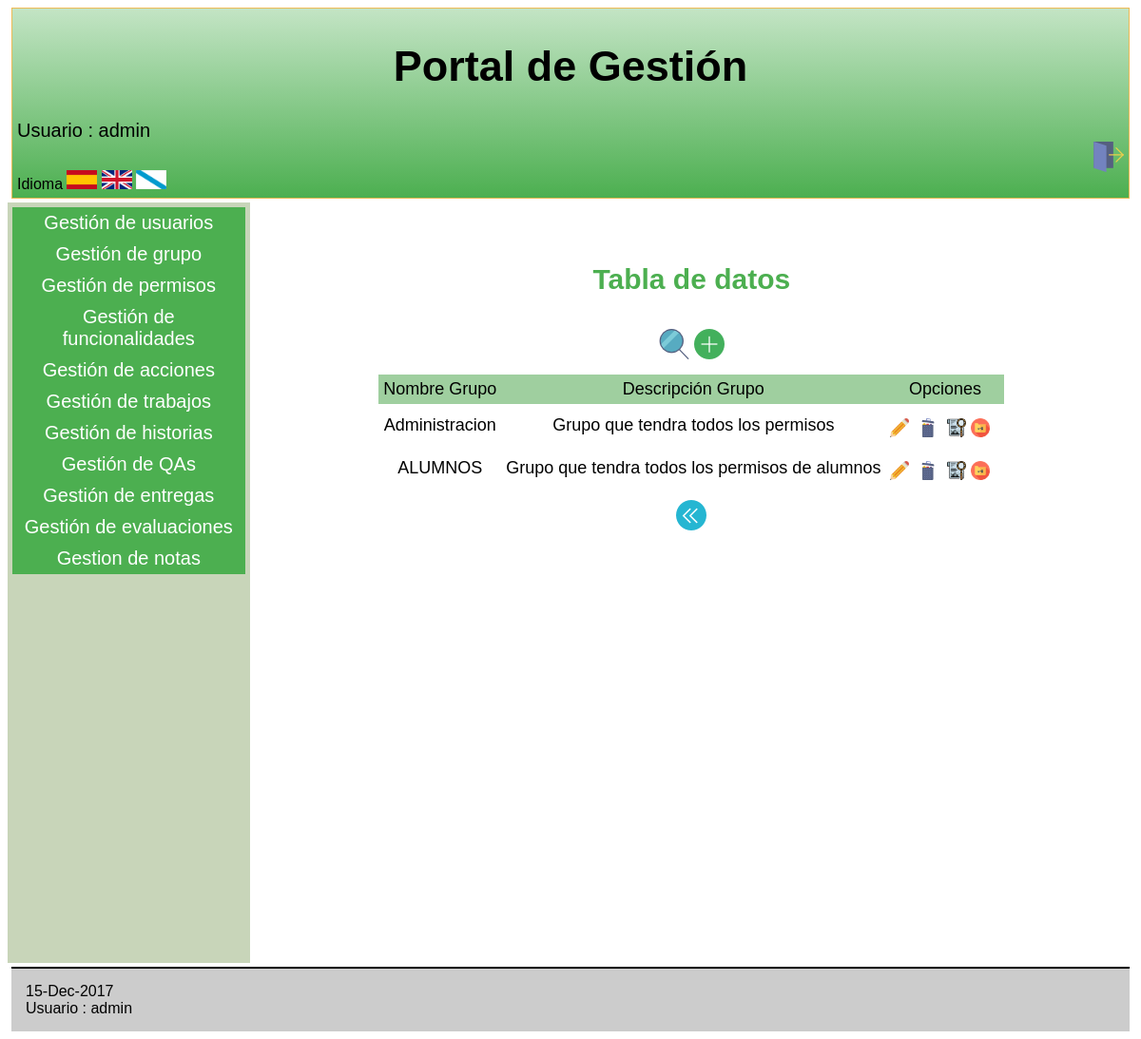
The page /Controllers/GRUPO_CONTROLLER.php (signed in) on the database as committed earlier.
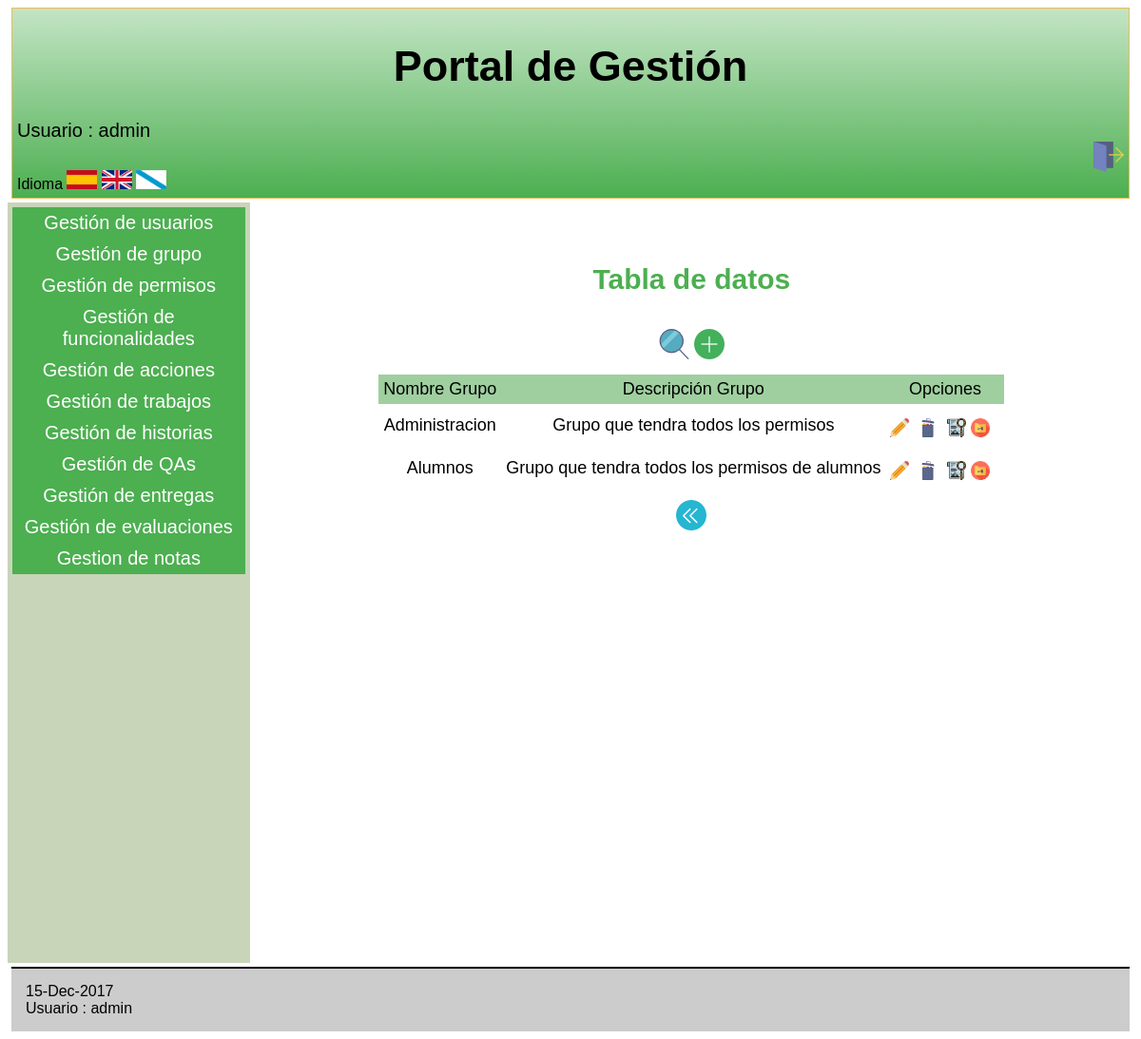
The same page on the database as committed later.
### tables this page shows
CREATE TABLE `GRUPO` (
  `IdGrupo` varchar(6) NOT NULL,
  `NombreGrupo` varchar(60) NOT NULL,
  `DescripGrupo` varchar(100) NOT NULL
);

### Controllers/GRUPO_CONTROLLER.php (called while the page is built, shortened)
<?php
include '../Models/GRUPO_MODEL.php';
include '../Views/GRUPO/GRUPO_SHOWALL_View.php';
switch ( $_REQUEST[ 'action' ] ) {
	default:
		$USUARIO = new USU_GRUPO(  $_SESSION[ 'login' ], '', '', '', '', '', '', '','');
		$ADMIN = $USUARIO->comprobarAdmin();
			if($ADMIN == true){
				if ( !$_POST ) {
			$GRUPOS = new GRUPO( '', '', '', '');
		} else {
			$GRUPOS= get_data_form();
		}
		$datos = $GRUPOS->SEARCH();
		$lista = array('NombreGrupo','DescripGrupo');
		$PERMISO = $USUARIO->comprobarPermisos();
		new GRUPO_SHOWALL( $lista, $datos,$PERMISO,true );
			}
}
?>

### Models/GRUPO_MODEL.php (called while the page is built, shortened)
<?php
    class GRUPO{
        var $IdGrupo;
        var $NombreGrupo;
        var $DescripGrupo;
        function __construct($IdGrupo,$NombreGrupo,$DescripGrupo){
            $this->IdGrupo=$IdGrupo;
            $this->NombreGrupo=$NombreGrupo;
            $this->DescripGrupo=$DescripGrupo;
		      include_once '../Functions/BdAdmin.php';
		      $this->mysqli = ConectarBD();
        }
	function SEARCH() {
		$sql = "select IdGrupo,
                        NombreGrupo,
                        DescripGrupo
       			from GRUPO
    			where
    				(
					(BINARY IdGrupo LIKE '%$this->IdGrupo%') &&
                    (BINARY NombreGrupo LIKE '%$this->NombreGrupo%') &&
                    (BINARY DescripGrupo LIKE '%$this->DescripGrupo%')
    				)";
		if ( !( $resultado = $this->mysqli->query( $sql ) ) ) {
			return 'Error en la consulta sobre la base de datos';
		} else {
			return $resultado;
		}
	}
    }
?>

### Functions/BdAdmin.php (called while the page is built, shortened)
<?php
function ConectarBD()
	{
	    $mysqli = new mysqli("localhost", "userET3", "passET3", "IUET32017");
		return $mysqli;
	}
?>

### Views/GRUPO/GRUPO_SHOWALL_View.php (the view, shortened to what this page needs)
<?php
class GRUPO_SHOWALL {
	function __construct( $lista, $datos, $PERMISO, $admin) {
		$this->lista = $lista;
		$this->datos = $datos;
		$this->PERMISO = $PERMISO;
		$this->admin = $admin;
		$this->render($this->lista,$this->datos,$this->PERMISO,$this->admin);
	}
	function render($lista,$datos,$PERMISO,$admin){
		$this->datos = $datos;
	if($admin==true){
			    $ADD=true;
			    $DELETE=true;
			    $EDIT=true;
			    $SEARCH=true;
			    $SHOW=true;
			    $ASIGN=true;
	}
	include '../Views/Header.php';
?>
		<div class="seccion">
			<h2>
				<?php echo $strings['Tabla de datos'];?>
			</h2>
			<table>
				<caption style="margin-bottom:10px;">
					<form action='../Controllers/GRUPO_CONTROLLER.php'>
<?php if($SEARCH==true){  ?>
						<button type="submit" name="action" value="SEARCH"><img src="../Views/icon/buscar.png" alt="BUSCAR" /></button>
<?php }
		if($ADD==true){  ?>
						<button type="submit" name="action" value="ADD"><img src="../Views/icon/añadir.png" alt="AÑADIR" /></button>
<?php } ?>
					</form>
				</caption>
				<tr>
<?php
					foreach ( $lista as $atributo ) {
?>
					<th>
						<?php echo $strings[$atributo]?>
					</th>
<?php
					}
		if($EDIT==true || $SHOW==true || $DELETE==true || $ASIGN==true){
?>
					<th colspan="4" >
						<?php echo $strings['Opciones']?>
					</th>
<?php } ?>
				</tr>
<?php
				while ( $fila = mysqli_fetch_array( $this->datos ) ) {
?>
				<tr>
<?php
					foreach ( $lista as $atributo ) {
?>
					<td>
<?php
							echo $fila[ $atributo ];
?>
					</td>
<?php
					}
?>
					<td>
						<form action="../Controllers/GRUPO_CONTROLLER.php" method="get" style="display:inline" >
							<?php if($EDIT==true){ ?>
								<button type="submit" name="action" value="EDIT" ><img src="../Views/icon/modificar.png" alt="<?php echo $strings['Modificar']?>" width="20" height="20" /></button>
						    <?php } ?>
					<td>
							<?php if($DELETE==true){ ?>
								<button type="submit" name="action" value="DELETE" ><img src="../Views/icon/eliminar.png" alt="<?php echo $strings['Eliminar']?>" width="20" height="20" /></button>
							<?php } ?>
					<td>
							<?php if($SHOW==true){ ?>
								<button type="submit" name="action" value="SHOWCURRENT" ><img src="../Views/icon/verDetalles.png" alt="<?php echo $strings['Ver en detalle']?>" width="20" height="20"/></button>
							<?php } ?>
						</form>
							<?php if($ASIGN==true){ ?>
						<form action="../Controllers/PERMISO_CONTROLLER.php" method="get" style="display:inline" >
								<button type="submit" name="action" value="ASSIGN" ><img src="../Views/icon/permiso.png" alt="<?php echo $strings['Ver en detalle']?>" width="20" height="20" /></button>
						</form>
							<?php } ?>
					<td>
				</tr>
<?php
				}
?>
			</table>
			<form action='../Controllers/GRUPO_CONTROLLER.php' method="post">
				<button type="submit"><img src="../Views/icon/atras.png" alt="<?php echo $strings['Atras']?>" /></button>
			</form>
		</div>
<?php
		include '../Views/Footer.php';
		}
		}
?>

Rows that differ between the two databases and show on the page:
changed grupo "Grupo que tendra todos los permisos de alumnos": NombreGrupo "ALUMNOS" → "Alumnos"
